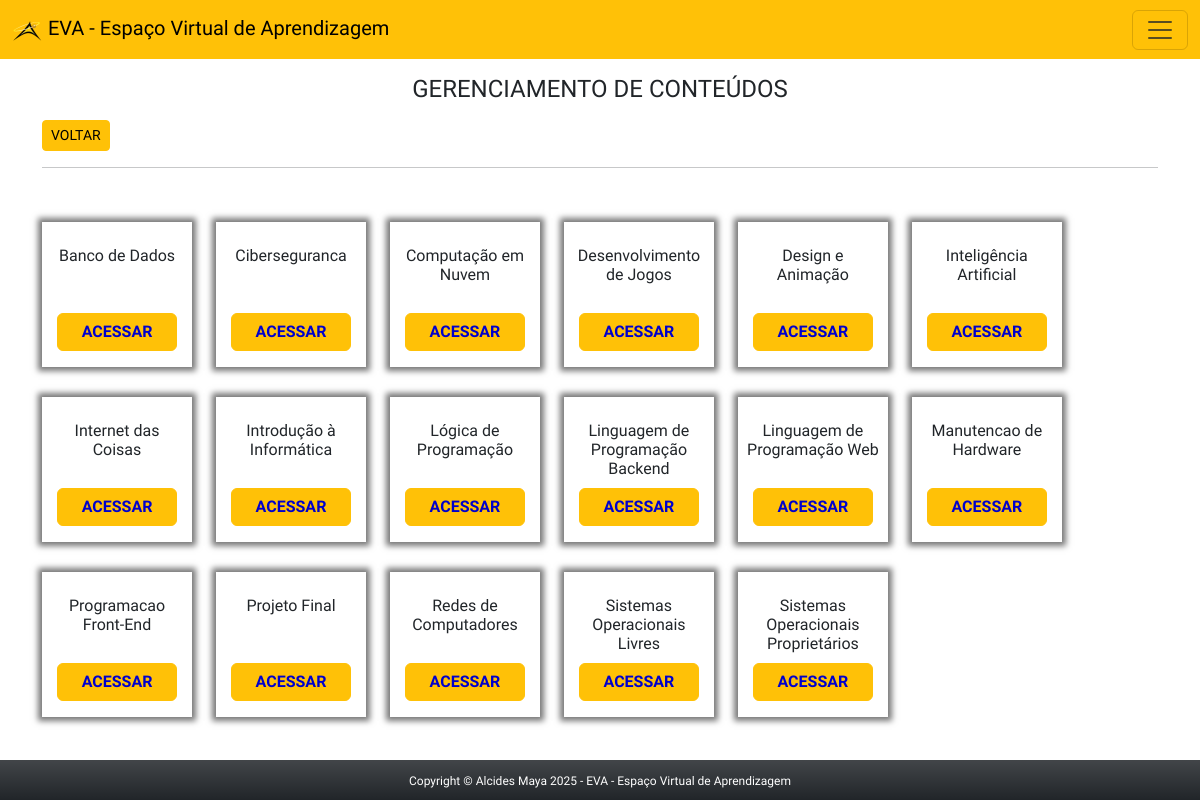
/app/view/adminConteudos.php (signed in), run on the app's committed database.
### tables this page shows
CREATE TABLE `disciplinas` (
  `id_disciplina` int(11) NOT NULL,
  `nome` varchar(60) NOT NULL,
  `thumb` varchar(20) NOT NULL DEFAULT 'thumb.png',
  `logo` varchar(90) DEFAULT 'logo.png',
  `curso` int(11) NOT NULL,
  `Ciclo` int(1) NOT NULL,
  `quem_editou` varchar(60) NOT NULL DEFAULT 'Admin',
  `data_criado` timestamp NOT NULL DEFAULT CURRENT_TIMESTAMP,
  `data_editado` timestamp NOT NULL DEFAULT CURRENT_TIMESTAMP ON UPDATE CURRENT_TIMESTAMP
);

### app/config/connect.php (called while the page is built, shortened)
<?php
abstract class Connect {
    private $servidor = 'localhost';
    private $user = 'root';
    private $pass = 'usbw';
    private $banco = 'eva';
    private function connect() {
        $this->conn = new PDO("mysql:host=$this->servidor;dbname=$this->banco", $this->user, $this->pass);
    }
}
?>

### app/controller/disciplinaController.php (called while the page is built, shortened)
<?php
    require_once('../model/disciplina.php');
    class disciplinaController {
        public function consultarDisciplinas(){
            $disciplina = new disciplina();
            $result = $disciplina->consultarDisciplinas();
            return $result;
        }
    }
?>

### app/model/disciplina.php (called while the page is built, shortened)
<?php
require_once '../config/connect.php';
class Disciplina extends Connect{
    private $tabela = 'disciplinas';
    public function consultarDisciplinas(){
        $sql = "SELECT * FROM $this->tabela ORDER BY nome";
        $stmt = $this->conn->prepare($sql);
        $stmt->execute();
        $result = $stmt->fetchAll(PDO::FETCH_ASSOC);
        return $result;
    }
}

### app/view/adminConteudos.php (the view, shortened to what this page needs)
<?php
        if(isset($_SESSION['logado']) && $_SESSION['logado'] == true && $_SESSION['nivel'] == 9 ){
?>
<!DOCTYPE html>
<html lang="pt-br">
<head>
    <link rel="stylesheet" href="css/style.css">
</head>
<body>
    <div class="container-full">
    <?php require_once 'headerAdmin.php'; ?>
        <section class="container main bg-white mb-5">
            <h4 class="text-center my-3">GERENCIAMENTO DE CONTEÚDOS</h4>
            <a href="indexAdmin.php" class="btn btn-sm btn-warning">VOLTAR</a>
            <hr class="pt-1 pb-1">
                    <?php
                        require_once '../controller/disciplinaController.php';
                        $disciplina = new disciplinaController();
                        $consulta = $disciplina->consultarDisciplinas();
                        foreach ($consulta as $linha) {
                            $disciplina = $linha['nome'];
                            $disciplinaId = $linha['id_disciplina'];
                             echo "
                            <figure class='ucs disc'>
								<h6 class='py-3 disname'>$disciplina</h6>
							<figcaption>
								<a href='conteudoDisc.php?id=$disciplinaId' class='btn btn-warning uc'>ACESSAR</a>
							</figcaption>
						</figure>";
                        }
                    ?>
        </section>
        <?php require_once 'footer.php'; ?>
    </div>
</body>
</html>
<?php
    }else{
        header('Location: ../view/index.php');
    }
?>

### app/view/css/style.css (style rules this page uses)
body, * { font-family: 'Saira', sans-serif; font-optical-sizing: auto; font-style: normal; }
.disc { width: 150px !important; }
.disname { height: 75px; }
.ucs { width: 200px; display: inline-block; margin: 30px 20px 0 0; padding: 8px; box-shadow: 0px 0px 6px 4px #777; text-align: center; }
.uc { width: 90%; color: #00C; font-weight: 700; margin-bottom: 8px; }

### data on the page
disciplinas: nome "Banco de Dados"
disciplinas: nome "Ciberseguranca"
disciplinas: nome "Computação em Nuvem"
disciplinas: nome "Desenvolvimento de Jogos"
disciplinas: nome "Design e Animação"
disciplinas: nome "Inteligência Artificial"
disciplinas: nome "Internet das Coisas"
disciplinas: nome "Introdução à Informática"
disciplinas: nome "Lógica de Programação"
disciplinas: nome "Linguagem de Programação Backend"
disciplinas: nome "Linguagem de Programação Web"
disciplinas: nome "Manutencao de Hardware"
disciplinas: nome "Programacao Front-End"
disciplinas: nome "Projeto Final"
disciplinas: nome "Redes de Computadores"
disciplinas: nome "Sistemas Operacionais Livres"
disciplinas: nome "Sistemas Operacionais Proprietários"
